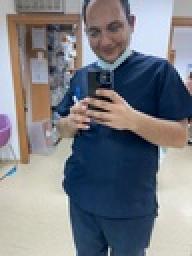
%> input picture 170504034_OnderFatihBuhurcu_Odev1.jpg, 96 x 128 px, shrunk from 1200 x 1600 before the run (shown 2 times larger)
$ octave Cevap3.m   (GNU Octave 9; MATLAB toolbox functions it lacks are replaced by stand-ins)
%> lines starting %> are read from the running program, lines starting %| are printed output that depends on the picture
clc;
close all;
clear;
im= imread ('170504034_OnderFatihBuhurcu_Odev1.jpg');
%> im is the input picture: size 128x96x3 uint8; mean R, G, B 123.9, 126.1, 132.1
img=rgb2gray(im);
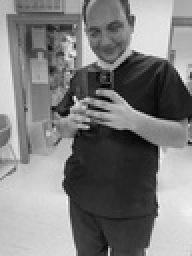
%> img: size 128x96 uint8 (shown 2 times larger); min 3, max 242, mean 126.1
max_r = size (img,1);
%> max_r = 128
max_c =size (img,2);
%> max_c = 96
histogram =zeros ([1 256]);
kumulatif_histogram = zeros ([1 256]);
for r=1:max_r
  for c=1:max_c
    for count =1:256
          if(img(r,c) == count-1 )
             histogram (count) =histogram (count)+ 1;
          break ;
          end
    end
 end
end
%> after the loop, histogram = 256 values, max 175 at index 38, min 0 at index 1, mean 48
temp = 0;
for count=1:256
    temp = temp + histogram (count);
    kumulatif_histogram(count) = temp;
end
%> this loop made 256 passes
%> temp on passes 1 to 3: 0, 0, 0
%> after the loop, kumulatif_histogram = 256 values from 0 to 12288; temp = 12288
normallestirilmis_histogram = zeros ([1 256]);
cdf_min = min (kumulatif_histogram) ;
%> cdf_min = 0
for count = 1:256
     normallestirilmis_histogram(count) = kumulatif_histogram(count) - cdf_min;
     normallestirilmis_histogram(count) = normallestirilmis_histogram (count) / ((max_r*max_c)- cdf_min);
     normallestirilmis_histogram(count) = round (normallestirilmis_histogram (count) * 255);
end
%> after the loop, normallestirilmis_histogram = 256 values from 0 to 255
esitleme_resim = zeros ([max_r max_c]);
for r =1:max_r
    for c=1:max_c
        for count = 1:256
            if(img(r,c) ==(count-1))
                esitleme_resim(r,c) = normallestirilmis_histogram(count);
                break;
            end
        end
    end
end
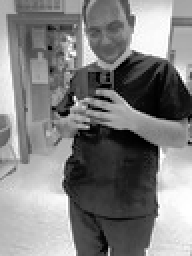
%> esitleme_resim: size 128x96 double (shown 2 times larger); min 0, max 255, mean 128.3
subplot(1,3,1);
imshow(im);
title('Orijinal Resim');
subplot(1,3,2);
imshow(img);
title('Grayscale görüntü');
subplot(1,3,3);
imshow (uint8(esitleme_resim));
title('Histogram Eşitleme Resim');
